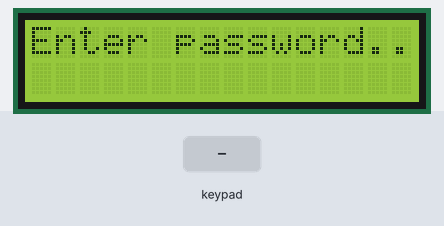
The sketch below on a simulated Arduino Uno, built with avr-gcc and run on an emulated ATmega328P. Parts: 16×2 character LCD. The test bench sets the inputs (shaded band). What the sketch prints to the serial monitor is not drawn.

Above: at 1.2 s.
1.3 s: keypad keys 4 5 6 7 * pressed 0.4 s apart
At 4.3 s:
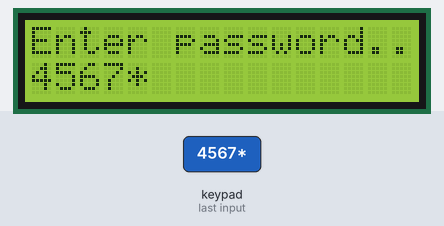
4.8 s: key '*' pressed
At 5.9 s:
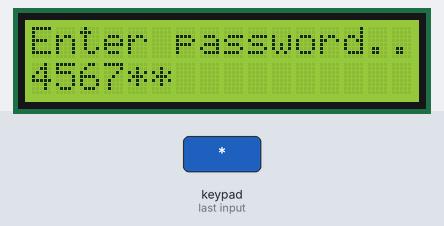
6.3 s: keypad keys 1 0 1 1 1 2 * pressed 0.4 s apart
At 10.0 s:
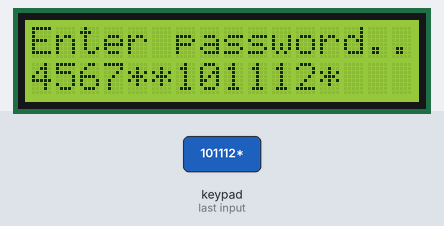
10.6 s: key '*' pressed
At 11.5 s:
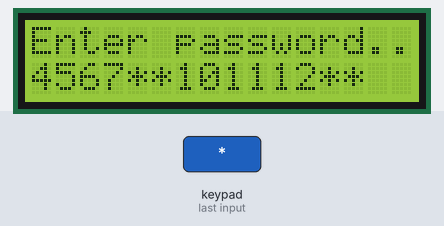
12.1 s: key '*' pressed
At 12.7 s:
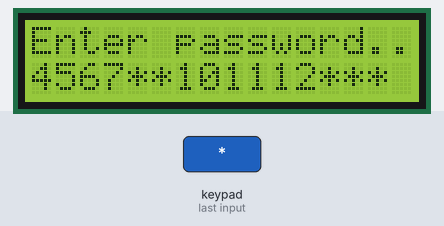
13.6 s: keypad keys 4 5 6 7 # pressed 0.4 s apart
At 14.9 s:
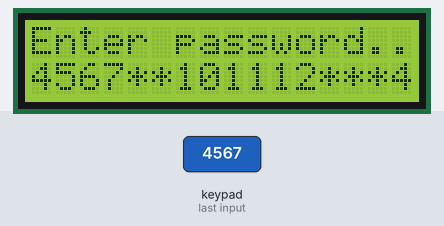
Timing chart, 0 to 16.6 s (numbered marks = the images above; inputs shaded):
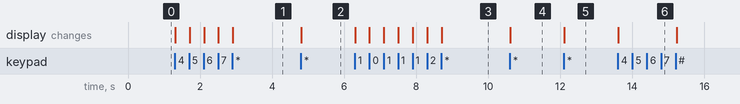

The sketch:

final.ino
```cpp
/**
 * Author: Yu-Hsuan Huang
 * version 1.0.0 -> keypad input
 */

#include <Keypad.h>
#include <Wire.h>
#include <LCD.h>
#include <LiquidCrystal_I2C.h>

//Define address for the Serial LCD display
#define I2C_ADDR  0x3f //or 0x27
#define BACKLIGHT_PIN  3

//Initialise the Serial LCD.
LiquidCrystal_I2C lcd(0x27, 2, 1, 0, 4, 5, 6, 7, 3, POSITIVE);

const byte ROWS = 4; //four rows
const byte COLS = 3; //three columns
char keys[ROWS][COLS] = {
  {'1','2','3'},
  {'4','5','6'},
  {'7','8','9'},
  {'*','0','#'}
};
byte rowPins[ROWS] = {4, 5, 6, 7}; //connect to the row pinouts of the keypad
byte colPins[COLS] = {10, 11, 12}; //connect to the column pinouts of the keypad

Keypad keypad = Keypad( makeKeymap(keys), rowPins, colPins, ROWS, COLS );

void setup(){
  Serial.begin(9600);

  //lcd setup
  lcd.begin (16,2);
  lcd.clear();
  lcd.setCursor(0, 0);
  lcd.print("Enter password...");
  lcd.setCursor(0, 1);

}

void loop(){
  char key = keypad.getKey();

  if (key != NO_KEY) {
    Serial.println(key);
    lcd.print(key);
  }

  if(key == '#') {
    lcd.clear();
    lcd.setCursor(0, 0);
    lcd.print("Enter password...");
    lcd.setCursor(0, 1);
  }
}
```

Measured:
- after the input at 1.3 s, the display: first changes at once (image 1 shows a later state)
- after the input at 4.8 s, the display: changes at once (image 2)
- after the input at 6.3 s, the display: first changes at once (image 3 shows a later state)
- after the input at 10.6 s, the display: changes at once (image 4)
- after the input at 12.1 s, the display: changes at once (image 5)
- after the input at 13.6 s, the display: changes at once (image 6)
